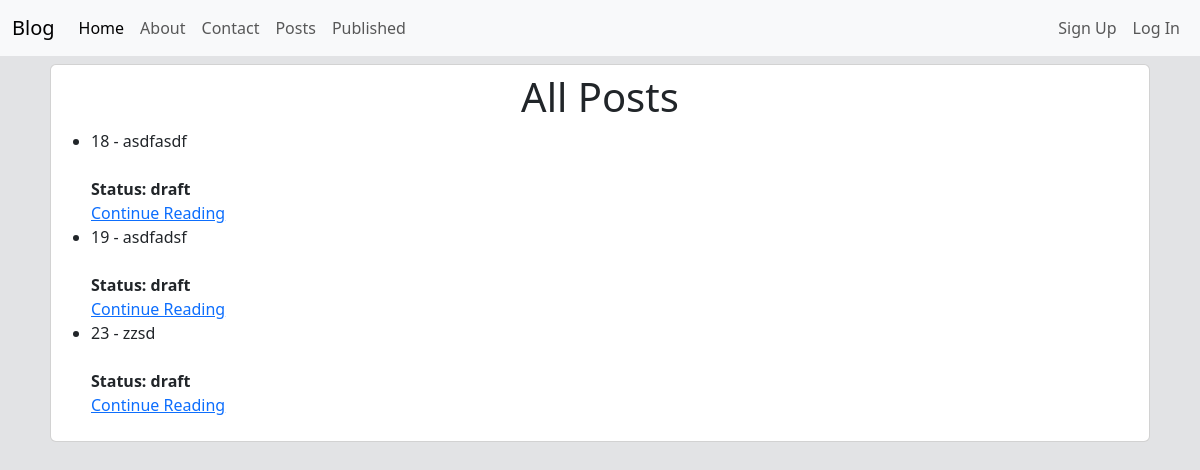
Page /posts/drafts on the committed database.
### posts/models.py (models this page shows, shortened)
class Post(models.Model): # oop (object oriented programing)
    title = models.CharField(max_length=128)  # string
    subtitle = models.CharField(max_length=256)  # string
    body = models.TextField()  # string
    created_on = models.DateTimeField(auto_now_add=True)  # date / datetime
    author = models.ForeignKey(
        get_user_model(),
        on_delete=models.CASCADE
    )  # User model
    status = models.ForeignKey(
        Status,
        on_delete=models.DO_NOTHING
    )

class Status(models.Model):
    class Meta:
        verbose_name_plural = "status"
    name = models.CharField(max_length=128, unique=True)
    description = models.CharField(max_length=200, help_text="Write a descrition about the status")
    def __str__(self):
        return f"{self.name}"

### posts/views.py (the view)
# urls.py: path("drafts", PostDraftListView.as_view(), name="post_drafts"),
class PostDraftListView(ListView):
    template_name = "post/list.html"
    context_object_name="posts"
    def get_queryset(self):
        draft_status = Status.objects.get(name="draft")
        return Post.objects.filter(status=draft_status)
    def get_context_data(self, **kwargs):
        context =super().get_context_data(**kwargs)
        context["post_status"] = "Drafts"
        return context

### templates/post/list.html (shortened to what this page needs)
{% extends 'base.html' %}
{% block content %}
    <body class="bg-secondary-subtle">
        <div class="card p-2 m-2">
            <h1 class="text-center">All Posts</h1>
            <ul>
                {% for post in posts %}
                    <li>{{post.id}} - {{ post.title}}</li><br>
                    <span><strong>Status: {{post.status }}</strong></span><br>
                    <a href="{% url 'post_detail' post.id %}">Continue Reading</a>
                {% endfor %}
            </ul>
        </div>
    </body>
{% endblock %}

### rows in the picture
Post: id "18", title "asdfasdf", status "draft"
Post: id "19", title "asdfadsf", status "draft"
Post: id "23", title "zzsd", status "draft"
